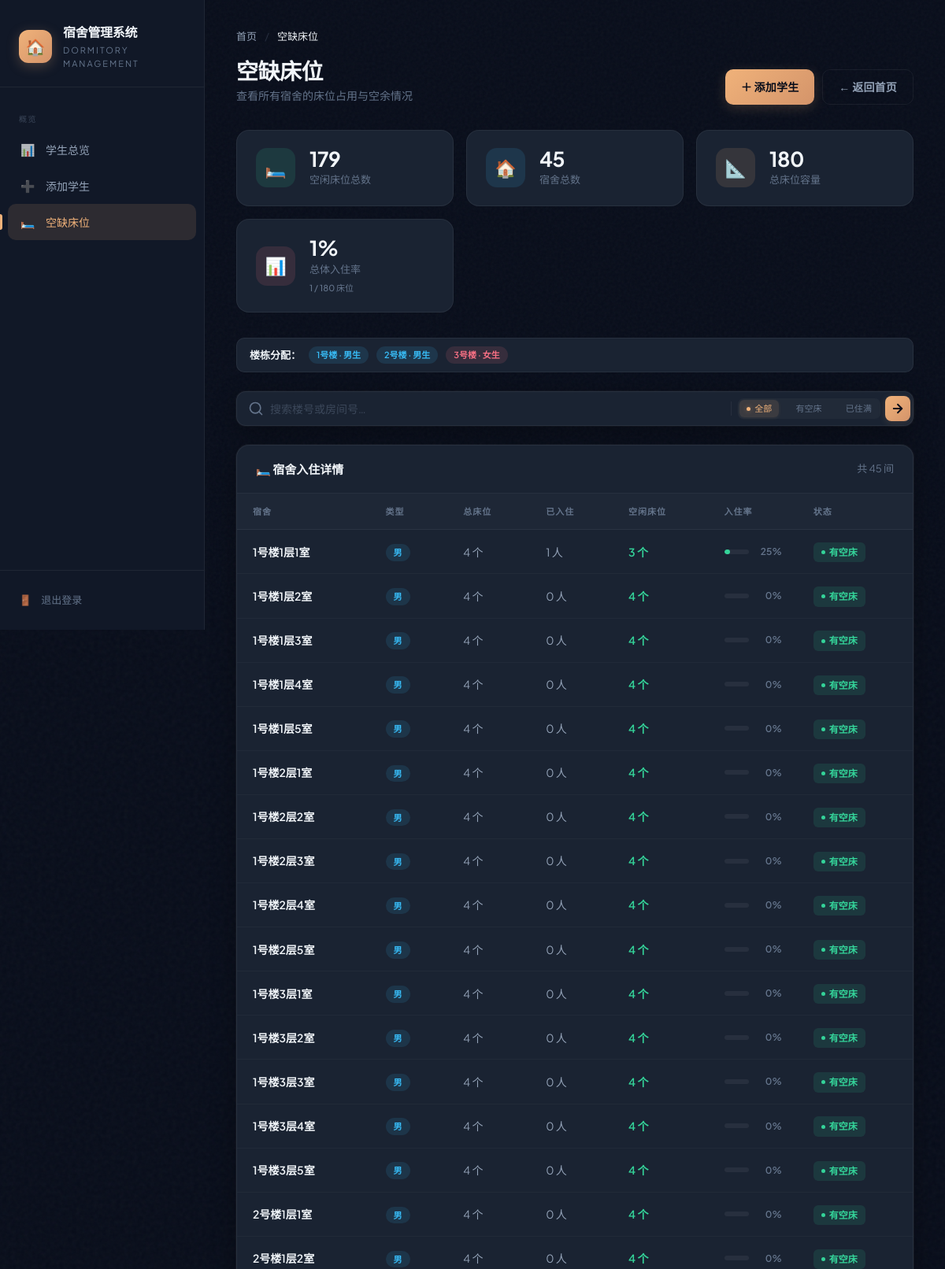
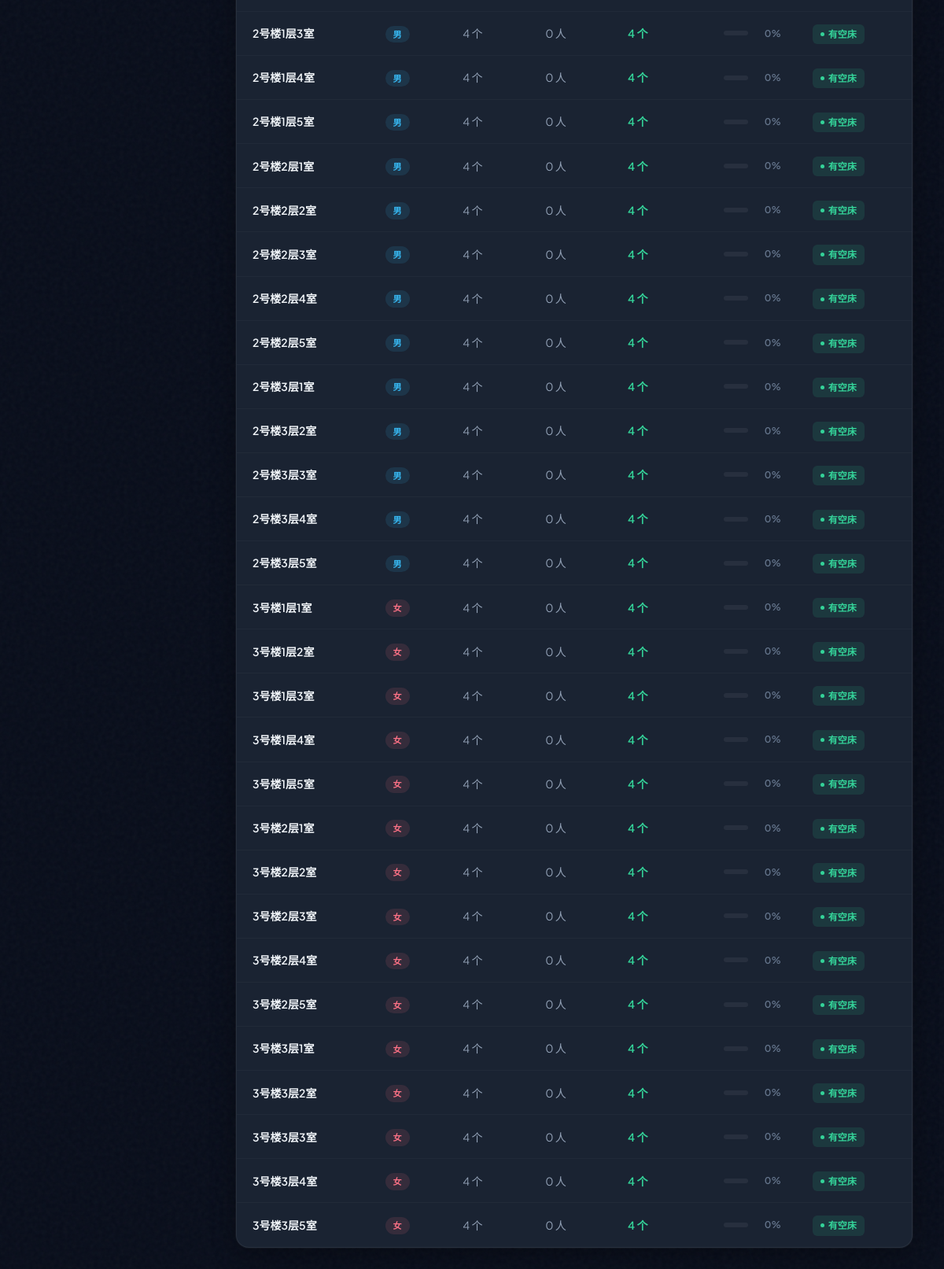
/vacant_beds.php (signed in), run on the app's committed database (2 pictures, top to bottom).
### tables this page shows
CREATE TABLE `dormitory` (
  `id` int(11) NOT NULL,
  `building_no` int(11) NOT NULL,
  `floor_no` int(11) NOT NULL,
  `room_no` int(11) NOT NULL,
  `gender` enum('男','女') NOT NULL DEFAULT '男',
  `capacity` int(11) DEFAULT '4',
  `available_beds` int(11) DEFAULT '4'
);

### vacant_beds.php (the view, shortened to what this page needs)
<?php
require_once 'config.php';
$search = isset($_GET['search']) ? trim($_GET['search']) : '';
$status = isset($_GET['status']) ? $_GET['status'] : 'all';
$where = '';
if ($search !== '') {
    $keyword = $conn->real_escape_string($search);
    $where = "WHERE CONCAT(building_no, floor_no, room_no) LIKE '%$keyword%' OR building_no LIKE '%$keyword%' OR room_no LIKE '%$keyword%'";
} else {
    $where = "WHERE 1=1";
}
$sql = "SELECT *, CONCAT(building_no,'号楼',floor_no,'层',room_no,'室') as room_name
        FROM dormitory $where
        ORDER BY building_no, floor_no, room_no";
$result = $conn->query($sql);
$total_vacant = $conn->query("SELECT SUM(available_beds) as total FROM dormitory")->fetch_assoc()['total'];
$total_rooms = $conn->query("SELECT COUNT(*) as total FROM dormitory")->fetch_assoc()['total'];
$total_capacity = $conn->query("SELECT SUM(capacity) as total FROM dormitory")->fetch_assoc()['total'];
$filtered_count = $result ? $result->num_rows : 0;
?>
<!DOCTYPE html>
<html lang="zh-CN">
<head>
    <link rel="stylesheet" href="style.css?v=2">
</head>
<body>
    <div class="app-layout">
        <aside class="sidebar">
            <div class="sidebar-header">
                <a href="index.php" class="sidebar-brand">
                    <div class="sidebar-logo">🏠</div>
                    <div class="sidebar-brand-text">
                        <h1>宿舍管理系统</h1>
                        <div class="subtitle">Dormitory Management</div>
                    </div>
                </a>
            </div>
            <nav class="sidebar-nav">
                <div class="nav-section-label">概览</div>
                <a href="index.php">
                    <span class="nav-icon">📊</span>
                    <span>学生总览</span>
                </a>
                <a href="add_student.php">
                    <span class="nav-icon">➕</span>
                    <span>添加学生</span>
                </a>
                <a href="vacant_beds.php" class="active">
                    <span class="nav-icon">🛏️</span>
                    <span>空缺床位</span>
                </a>
            </nav>
            <div class="sidebar-footer">
                <a href="logout.php">
                    <span class="nav-icon">🚪</span>
                    <span>退出登录</span>
                </a>
            </div>
        </aside>
        <main class="main-content">
            <div class="breadcrumb">
                <a href="index.php">首页</a>
                <span class="sep">/</span>
                <span class="current">空缺床位</span>
            </div>
            <div class="page-header">
                <div>
                    <h2>空缺床位</h2>
                    <p class="header-sub">查看所有宿舍的床位占用与空余情况</p>
                </div>
                <div class="header-actions">
                    <a href="add_student.php" class="btn btn-primary">＋ 添加学生</a>
                    <a href="index.php" class="btn btn-ghost">← 返回首页</a>
                </div>
            </div>
            <div class="stats-grid">
                <div class="stat-card">
                    <div class="stat-icon green">🛏️</div>
                    <div class="stat-info">
                        <h3><?= $total_vacant ?: 0 ?></h3>
                        <p>空闲床位总数</p>
                    </div>
                </div>
                <div class="stat-card">
                    <div class="stat-icon blue">🏠</div>
                    <div class="stat-info">
                        <h3><?= $total_rooms ?: 0 ?></h3>
                        <p>宿舍总数</p>
                    </div>
                </div>
                <div class="stat-card">
                    <div class="stat-icon amber">📐</div>
                    <div class="stat-info">
                        <h3><?= $total_capacity ?: 0 ?></h3>
                        <p>总床位容量</p>
                    </div>
                </div>
                <div class="stat-card">
                    <div class="stat-icon rose">📊</div>
                    <div class="stat-info">
                        <h3><?= $total_capacity ? round(($total_capacity - $total_vacant) / $total_capacity * 100) : 0 ?>%</h3>
                        <p>总体入住率</p>
                        <?php if($total_capacity): ?>
                            <p class="stat-trend"><?= $total_capacity - $total_vacant ?> / <?= $total_capacity ?> 床位</p>
                        <?php endif; ?>
                    </div>
                </div>
            </div>
            <div class="building-gender-info" style="margin-bottom:24px;">
                <span style="font-weight:600;color:var(--text-primary);">楼栋分配：</span>
                <span class="bldg-tag blue">1号楼 · 男生</span>
                <span class="bldg-tag blue">2号楼 · 男生</span>
                <span class="bldg-tag pink">3号楼 · 女生</span>
            </div>
            <div class="search-section">
                <form class="search-form" method="get" action="vacant_beds.php" id="searchForm">
                    <div class="search-field" id="searchFieldContainer">
                        <div class="search-icon-box">
                            <svg class="search-svg" width="20" height="20" viewBox="0 0 24 24" fill="none" stroke="currentColor" stroke-width="2" stroke-linecap="round" stroke-linejoin="round">
                                <circle cx="11" cy="11" r="8"/>
                                <path d="m21 21-4.35-4.35"/>
                            </svg>
                        </div>
                        <input type="text"
                               name="search"
                               class="search-input"
                               placeholder="搜索楼号或房间号…"
                               value="<?= htmlspecialchars($search) ?>"
                               autocomplete="off"
                               id="searchInput">
                        <div class="search-filter-bar">
                            <button type="button" class="filter-chip <?= $status === 'all' ? 'is-active' : '' ?>" data-status="all">
                                <span class="chip-dot"></span>全部
                            </button>
                            <button type="button" class="filter-chip <?= $status === 'vacant' ? 'is-active' : '' ?>" data-status="vacant">
                                <span class="chip-dot"></span>有空床
                            </button>
                            <button type="button" class="filter-chip <?= $status === 'full' ? 'is-active' : '' ?>" data-status="full">
                                <span class="chip-dot"></span>已住满
                            </button>
                        </div>
                        <button type="submit" class="search-go" title="搜索">
                            <svg width="18" height="18" viewBox="0 0 24 24" fill="none" stroke="currentColor" stroke-width="2.5" stroke-linecap="round" stroke-linejoin="round">
                                <path d="M5 12h14"/><path d="m12 5 7 7-7 7"/>
                            </svg>
                        </button>
                    </div>
                </form>
            </div>
            <div class="card">
                <div class="card-header">
                    <h3>🛏️ 宿舍入住详情</h3>
                    <span class="text-sm text-muted">共 <?= $filtered_count ?> 间</span>
                </div>
                <div class="card-body">
                    <?php if($result && $result->num_rows > 0): ?>
                    <div class="table-wrapper">
                        <table>
                            <thead>
                                <tr>
                                    <th>宿舍</th>
                                    <th>类型</th>
                                    <th>总床位</th>
                                    <th>已入住</th>
                                    <th>空闲床位</th>
                                    <th>入住率</th>
                                    <th>状态</th>
                                </tr>
                            </thead>
                            <tbody>
                                <?php
                                $result->data_seek(0);
                                while($row = $result->fetch_assoc()):
                                    $occupied = $row['capacity'] - $row['available_beds'];
                                    $rate = $row['capacity'] > 0 ? round(($occupied / $row['capacity']) * 100) : 0;
                                    $isFull = $row['available_beds'] == 0;
                                    $fillClass = $rate >= 90 ? 'high' : ($rate >= 70 ? 'mid' : 'low');
                                ?>
                                <tr>
                                    <td><strong><?= $row['room_name'] ?></strong></td>
                                    <td><span class="dorm-gender-badge <?= $row['gender'] === '男' ? 'male' : 'female' ?>"><?= $row['gender'] ?></span></td>
                                    <td><?= $row['capacity'] ?> 个</td>
                                    <td><?= $occupied ?> 人</td>
                                    <td>
                                        <?php if ($isFull): ?>
                                            <span style="color:var(--danger);font-weight:500;">已满</span>
                                        <?php else: ?>
                                            <span style="color:var(--success);font-weight:600;"><?= $row['available_beds'] ?> 个</span>
                                        <?php endif; ?>
                                    </td>
                                    <td>
                                        <div class="dorm-progress">
                                            <div class="track">
                                                <div class="fill <?= $fillClass ?>" style="width:<?= $rate ?>%"></div>
                                            </div>
                                            <span class="label" style="color:<?= $rate >= 90 ? 'var(--danger)' : ($rate >= 70 ? 'var(--warning)' : 'var(--text-muted)') ?>"><?= $rate ?>%</span>
                                        </div>
                                    </td>
                                    <td>
                                        <span class="dorm-status <?= $isFull ? 'full' : 'available' ?>">
                                            <span class="status-dot"></span>
                                            <?= $isFull ? '已住满' : '有空床' ?>
                                        </span>
                                    </td>
                                </tr>
                                <?php endwhile; ?>
                            </tbody>
                        </table>
                    </div>
                    <?php endif; ?>
                </div>
            </div>
        </main>
    </div>
</body>
</html>

### data on the page
dormitory: room_name "1号楼1层1室", gender "男", capacity "4", occupied "1", available_beds "3", rate "25", shows "有空床"
dormitory: room_name "1号楼1层2室", gender "男", capacity "4", occupied "0", available_beds "4", rate "0", shows "有空床"
dormitory: room_name "1号楼1层3室", gender "男", capacity "4", occupied "0", available_beds "4", rate "0", shows "有空床"
dormitory: room_name "1号楼1层4室", gender "男", capacity "4", occupied "0", available_beds "4", rate "0", shows "有空床"
dormitory: room_name "1号楼1层5室", gender "男", capacity "4", occupied "0", available_beds "4", rate "0", shows "有空床"
dormitory: room_name "1号楼2层1室", gender "男", capacity "4", occupied "0", available_beds "4", rate "0", shows "有空床"
dormitory: room_name "1号楼2层2室", gender "男", capacity "4", occupied "0", available_beds "4", rate "0", shows "有空床"
dormitory: room_name "1号楼2层3室", gender "男", capacity "4", occupied "0", available_beds "4", rate "0", shows "有空床"
dormitory: room_name "1号楼2层4室", gender "男", capacity "4", occupied "0", available_beds "4", rate "0", shows "有空床"
dormitory: room_name "1号楼2层5室", gender "男", capacity "4", occupied "0", available_beds "4", rate "0", shows "有空床"
dormitory: room_name "1号楼3层1室", gender "男", capacity "4", occupied "0", available_beds "4", rate "0", shows "有空床"
dormitory: room_name "1号楼3层2室", gender "男", capacity "4", occupied "0", available_beds "4", rate "0", shows "有空床"
dormitory: room_name "1号楼3层3室", gender "男", capacity "4", occupied "0", available_beds "4", rate "0", shows "有空床"
dormitory: room_name "1号楼3层4室", gender "男", capacity "4", occupied "0", available_beds "4", rate "0", shows "有空床"
dormitory: room_name "1号楼3层5室", gender "男", capacity "4", occupied "0", available_beds "4", rate "0", shows "有空床"
dormitory: room_name "2号楼1层1室", gender "男", capacity "4", occupied "0", available_beds "4", rate "0", shows "有空床"
dormitory: room_name "2号楼1层2室", gender "男", capacity "4", occupied "0", available_beds "4", rate "0", shows "有空床"
dormitory: room_name "2号楼1层3室", gender "男", capacity "4", occupied "0", available_beds "4", rate "0", shows "有空床"
dormitory: room_name "2号楼1层4室", gender "男", capacity "4", occupied "0", available_beds "4", rate "0", shows "有空床"
dormitory: room_name "2号楼1层5室", gender "男", capacity "4", occupied "0", available_beds "4", rate "0", shows "有空床"
dormitory: room_name "2号楼2层1室", gender "男", capacity "4", occupied "0", available_beds "4", rate "0", shows "有空床"
dormitory: room_name "2号楼2层2室", gender "男", capacity "4", occupied "0", available_beds "4", rate "0", shows "有空床"
dormitory: room_name "2号楼2层3室", gender "男", capacity "4", occupied "0", available_beds "4", rate "0", shows "有空床"
dormitory: room_name "2号楼2层4室", gender "男", capacity "4", occupied "0", available_beds "4", rate "0", shows "有空床"
dormitory: room_name "2号楼2层5室", gender "男", capacity "4", occupied "0", available_beds "4", rate "0", shows "有空床"
dormitory: room_name "2号楼3层1室", gender "男", capacity "4", occupied "0", available_beds "4", rate "0", shows "有空床"
dormitory: room_name "2号楼3层2室", gender "男", capacity "4", occupied "0", available_beds "4", rate "0", shows "有空床"
dormitory: room_name "2号楼3层3室", gender "男", capacity "4", occupied "0", available_beds "4", rate "0", shows "有空床"
dormitory: room_name "2号楼3层4室", gender "男", capacity "4", occupied "0", available_beds "4", rate "0", shows "有空床"
dormitory: room_name "2号楼3层5室", gender "男", capacity "4", occupied "0", available_beds "4", rate "0", shows "有空床"
dormitory: room_name "3号楼1层1室", gender "女", capacity "4", occupied "0", available_beds "4", rate "0", shows "有空床"
dormitory: room_name "3号楼1层2室", gender "女", capacity "4", occupied "0", available_beds "4", rate "0", shows "有空床"
dormitory: room_name "3号楼1层3室", gender "女", capacity "4", occupied "0", available_beds "4", rate "0", shows "有空床"
dormitory: room_name "3号楼1层4室", gender "女", capacity "4", occupied "0", available_beds "4", rate "0", shows "有空床"
dormitory: room_name "3号楼1层5室", gender "女", capacity "4", occupied "0", available_beds "4", rate "0", shows "有空床"
dormitory: room_name "3号楼2层1室", gender "女", capacity "4", occupied "0", available_beds "4", rate "0", shows "有空床"
dormitory: room_name "3号楼2层2室", gender "女", capacity "4", occupied "0", available_beds "4", rate "0", shows "有空床"
dormitory: room_name "3号楼2层3室", gender "女", capacity "4", occupied "0", available_beds "4", rate "0", shows "有空床"
dormitory: room_name "3号楼2层4室", gender "女", capacity "4", occupied "0", available_beds "4", rate "0", shows "有空床"
dormitory: room_name "3号楼2层5室", gender "女", capacity "4", occupied "0", available_beds "4", rate "0", shows "有空床"
dormitory: room_name "3号楼3层1室", gender "女", capacity "4", occupied "0", available_beds "4", rate "0", shows "有空床"
dormitory: room_name "3号楼3层2室", gender "女", capacity "4", occupied "0", available_beds "4", rate "0", shows "有空床"
dormitory: room_name "3号楼3层3室", gender "女", capacity "4", occupied "0", available_beds "4", rate "0", shows "有空床"
dormitory: room_name "3号楼3层4室", gender "女", capacity "4", occupied "0", available_beds "4", rate "0", shows "有空床"
dormitory: room_name "3号楼3层5室", gender "女", capacity "4", occupied "0", available_beds "4", rate "0", shows "有空床"

### other printed values
$total_vacant ?: 0 "179"
$total_rooms ?: 0 "45"
$total_capacity ?: 0 "180"
$total_capacity - $total_vacant "1"
$total_capacity "180"
$filtered_count "45"
